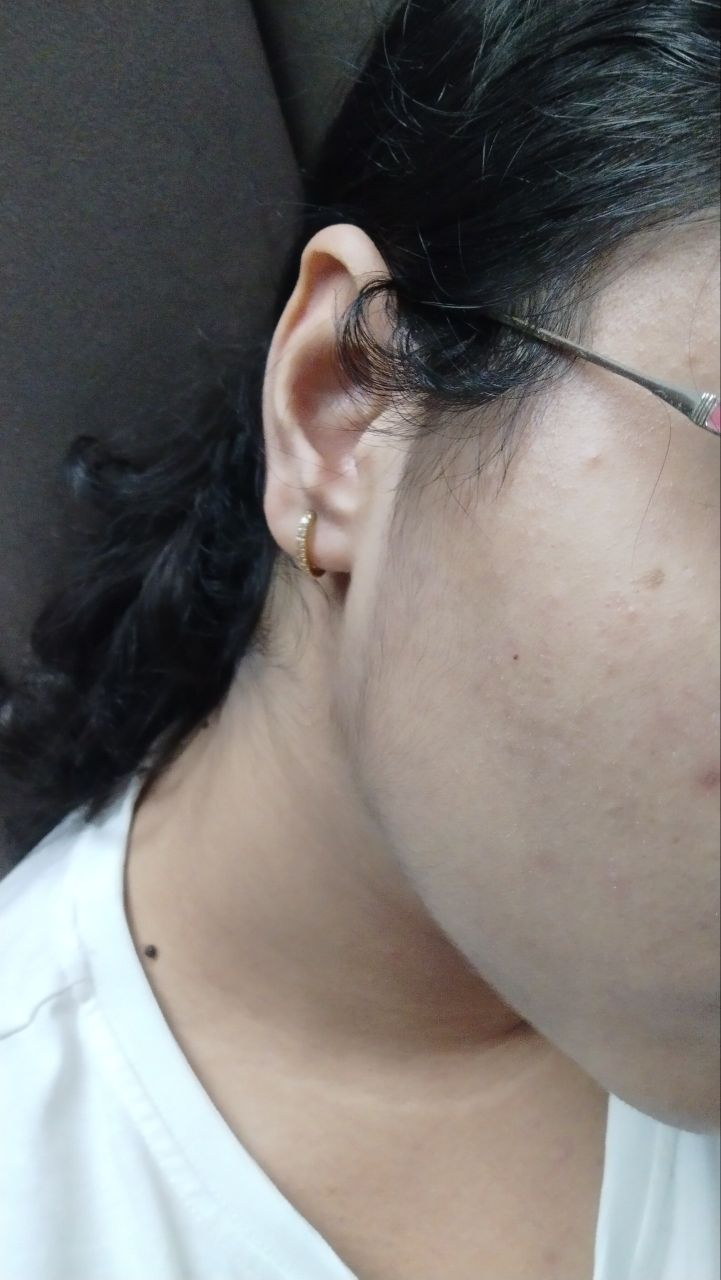
#> input picture dataset/real/6210563169067929830.jpg, 1441 x 2560 px (shown at 1/2 size); its folder holds only this picture in this run
$ python benchmark.py   (older library calls are emulated)
#> lines starting #> are read from the running program, lines starting #| are printed output that depends on the picture; after the words box and inside, x2 and y2 are one past the last pixel; in counts of white or black regions, pixels touching at a corner belong together
### feature_extractor.py
import cv2
import numpy as np
from scipy.stats import entropy
from skimage.feature import local_binary_pattern

LBP_RADIUS=2
LBP_POINTS=16


class FeatureExtractor:
    def __init__(self,size=(256,256)):
        self.size=size
        self._radius_cache={}
        self._theta_cache={}

    ##################################################

    # [44 lines left out: function feature_names, not called in this run]

    ##################################################

    def preprocess(self,image):
        image=cv2.resize(image,self.size)
        gray=cv2.cvtColor(image,cv2.COLOR_BGR2GRAY)
        return image,gray

    ##################################################

    def laplacian(self,gray):
        return cv2.Laplacian(gray,cv2.CV_64F).var()

    ##################################################

    def tenengrad(self,gray):
        gx=cv2.Sobel(gray,cv2.CV_64F,1,0)
        gy=cv2.Sobel(gray,cv2.CV_64F,0,1)
        return np.mean(np.sqrt(gx**2+gy**2))

    ##################################################

    def edge_features(self,gray):
        edges=cv2.Canny(gray,100,200)
        density=np.mean(edges>0)
        gx=cv2.Sobel(gray,cv2.CV_64F,1,0)
        gy=cv2.Sobel(gray,cv2.CV_64F,0,1)
        mag=np.sqrt(gx**2+gy**2)

        return [
            density,
            mag.mean(),
            mag.std()
        ]

    ##################################################

    def patch_statistics(self, gray):
        h, w = gray.shape
        ph = h // 3
        pw = w // 3
        lap = []
        edge = []
        fft = []
        for i in range(3):
            for j in range(3):
                patch = gray[
                    i*ph:(i+1)*ph,
                    j*pw:(j+1)*pw
                ]
                lap.append(self.laplacian(patch))
                edge.append(self.edge_features(patch)[0])
                fft.append(self.fft_features(patch)[0])
        return [

            np.mean(lap),
            np.std(lap),

            np.mean(edge),
            np.std(edge),

            np.mean(fft),
            np.std(fft)
        ]

    ##################################################

    def _radius_map(self, shape):
        key = shape
        if key not in self._radius_cache:
            h, w = shape
            cy, cx = h // 2, w // 2
            Y, X = np.ogrid[:h, :w]
            radius = np.sqrt((X - cx) ** 2 + (Y - cy) ** 2).astype(np.int32)
            self._radius_cache[key] = radius
        return self._radius_cache[key]

    def _theta_map(self, shape):
        key = shape
        if key not in self._theta_cache:
            h, w = shape
            cy, cx = h // 2, w // 2
            Y, X = np.ogrid[:h, :w]
            theta = np.arctan2(Y - cy, X - cx)
            self._theta_cache[key] = theta
        return self._theta_cache[key]

    def fft_features(self, gray):

        f = np.fft.fft2(gray)
        f = np.fft.fftshift(f)
        mag = np.log1p(np.abs(f))
        h, w = gray.shape
        radius = self._radius_map((h, w))

        max_radius = int(radius.max())
        # vectorized radial average (replaces the old per-radius python loop)
        sums = np.bincount(radius.ravel(), weights=mag.ravel(), minlength=max_radius + 1)
        counts = np.bincount(radius.ravel(), minlength=max_radius + 1)
        radial = sums[:max_radius] / np.maximum(counts[:max_radius], 1)

        high = radial[len(radial)//2:]
        high_ratio = np.sum(high) / (np.sum(radial) + 1e-8)
        spectral_entropy = entropy(
            radial / (radial.sum() + 1e-8)
        )
        radial_std = np.std(radial)

        # -------- Moiré Peak Detector --------

        mean = high.mean()
        std = high.std()
        threshold = mean + 2 * std
        peaks = high[high > threshold]
        peak_count = len(peaks)
        if peak_count > 0:
            peak_strength = peaks.mean()
        else:
            peak_strength = 0
        return [
            high_ratio,
            spectral_entropy,
            radial_std,
            peak_count,
            peak_strength
        ]

    ##################################################
    # Screens expose a periodic RGB subpixel / pixel grid. That grid shows up
    # as energy concentrated at specific ANGLES in the FFT (not just "more
    # high frequency energy" overall, which the radial profile above already
    # captures). Real-world textures are much more angularly uniform at the
    # same frequency band. This measures that anisotropy.
    def angular_features(self, gray):
        f = np.fft.fft2(gray)
        f = np.fft.fftshift(f)
        mag = np.log1p(np.abs(f))
        h, w = gray.shape
        radius = self._radius_map((h, w))
        theta = self._theta_map((h, w))

        max_radius = radius.max()
        r_lo = 0.12 * max_radius
        r_hi = 0.48 * max_radius
        band = (radius >= r_lo) & (radius <= r_hi)

        n_bins = 24
        theta_idx = ((theta[band] + np.pi) / (2 * np.pi) * n_bins).astype(np.int32)
        theta_idx = np.clip(theta_idx, 0, n_bins - 1)

        sums = np.bincount(theta_idx, weights=mag[band], minlength=n_bins)
        counts = np.bincount(theta_idx, minlength=n_bins)
        profile = sums / np.maximum(counts, 1)

        mean = profile.mean()
        std = profile.std()
        peak = profile.max()
        anisotropy = (peak - mean) / (mean + 1e-8)
        cv = std / (mean + 1e-8)
        return [anisotropy, cv]

    ##################################################

    def entropy_features(self,gray):
        hist=cv2.calcHist(
            [gray],
            [0],
            None,
            [256],
            [0,256]
        )

        hist/=hist.sum()
        return [
            entropy(hist.flatten()+1e-8),
            gray.mean(),
            gray.std()
        ]
    ##################################################

    def bright_features(self,gray):

        bright=gray>240
        ratio=np.mean(bright)
        if bright.any():
            mean=gray[bright].mean()
            std=gray[bright].std()
        else:
            mean=0
            std=0
        return [
            ratio,
            mean,
            std
        ]
    ##################################################

    def rgb_features(self,image):
        features=[]
        for i in range(3):
            c=image[:,:,i]
            features.extend([
                c.mean(),
                c.std()
            ])
        return features

    ##################################################

    def hsv_features(self,image):
        hsv=cv2.cvtColor(image,cv2.COLOR_BGR2HSV)
        H,S,V=cv2.split(hsv)
        return [
            H.mean(),H.std(),
            S.mean(),S.std(),
            V.mean(),V.std()
        ]

    ##################################################

    def lbp_features(self,gray):
        lbp=local_binary_pattern(
            gray,
            LBP_POINTS,
            LBP_RADIUS,
            method="uniform"
        )

        hist,_=np.histogram(
            lbp.ravel(),
            bins=np.arange(0,LBP_POINTS+3),
            density=True
        )
        hist=list(hist)
        hist.append(lbp.mean())
        hist.append(lbp.std())
        return hist
    ##################################################

    def extract(self,image):
        image,gray=self.preprocess(image)
        features=[]
        features.append(self.laplacian(gray))
        features.append(self.tenengrad(gray))
        features.extend(self.edge_features(gray))
        features.extend(self.fft_features(gray))
        features.extend(self.angular_features(gray))
        features.extend(self.entropy_features(gray))
        features.extend(self.bright_features(gray))
        features.extend(self.rgb_features(image))
        features.extend(self.hsv_features(image))
        features.extend(self.lbp_features(gray))
        features.extend(
            self.patch_statistics(gray)
        )
        return np.array(features,dtype=np.float32)

### benchmark.py
import time
import cv2
import glob
import joblib
from feature_extractor import FeatureExtractor

metadata=joblib.load("models/model.pkl")
#> (reads models/model.pkl from the repository)
model=metadata["model"]
extractor=FeatureExtractor()
images = glob.glob("dataset/real/*")

if len(images) == 0:
    raise FileNotFoundError("No images found in dataset/real")

image = cv2.imread(images[0])
#> image is the input picture: shape (2560, 1441, 3); mean B, G, R 115.5, 118.5, 122.3

# warmup

for _ in range(10):
    f=extractor.extract(image)
    model.predict_proba(f.reshape(1,-1))
#> this loop made 10 passes
#> pass 1, in preprocess, `image=cv2.resize(image,self.size)`:
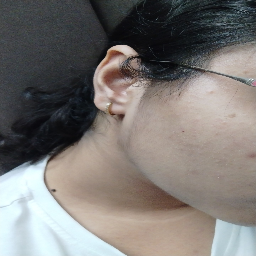
#> image: shape (256, 256, 3); mean of channels 0, 1, 2 115.6, 118.5, 122.4; drawn as B, G, R
#> pass 1, in preprocess, `gray=cv2.cvtColor(image,cv2.COLOR_BGR2GRAY)`:
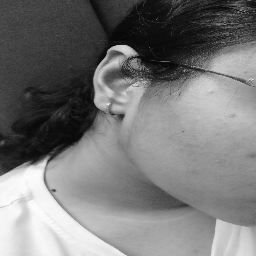
#> gray: shape (256, 256); min 7, max 252, mean 119.3
#> pass 1, in tenengrad, `gx=cv2.Sobel(gray,cv2.CV_64F,1,0)`:
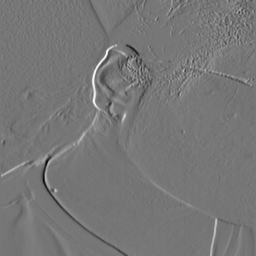
#> gx: shape (256, 256) float64; min -516, max 589, mean 0.4; drawn with min black and max white
#> pass 1, in tenengrad, `gy=cv2.Sobel(gray,cv2.CV_64F,0,1)`:
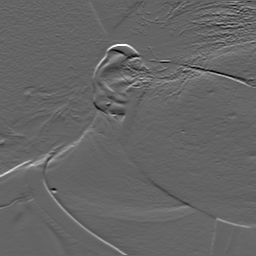
#> gy: shape (256, 256) float64; min -481, max 736, mean 4.7; drawn with min black and max white
runs=100

start=time.perf_counter()

for _ in range(runs):
    f=extractor.extract(image)
    model.predict_proba(f.reshape(1,-1))
#> this loop made 100 passes
#> pass 1, in edge_features (call 101), `edges=cv2.Canny(gray,100,200)`:
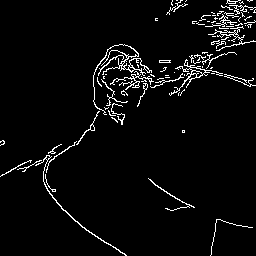
#> edges: shape (256, 256); 4.2% white in thin lines or dots
#> pass 1, in fft_features (call 101), `mag = np.log1p(np.abs(f))`:
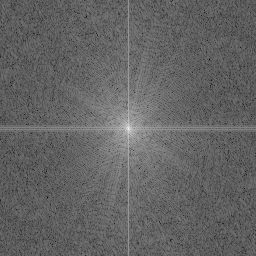
#> mag: shape (256, 256) float64; min 1.83, max 15.87, mean 7.33; drawn with min black and max white
#> pass 1, in bright_features (call 11), `bright=gray>240`:
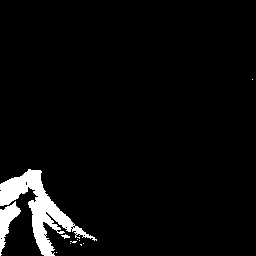
#> bright: shape (256, 256) bool; 4.4% white; 11 white regions (8 under 20 px), largest, box (x1, y1, x2, y2) and area: (0, 169, 97, 256) 2409, (0, 201, 21, 256) 462, (61, 234, 70, 239) 23

end=time.perf_counter()
latency=((end-start)/runs)*1000
print()
print(f"Average latency : {latency:.2f} ms/image")
